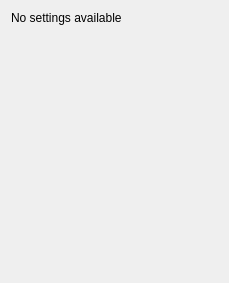
<?xml version="1.0" encoding="UTF-8"?>
<ui version="4.0">
 <class>RepresentationEmptySettings</class>
 <widget class="QWidget" name="RepresentationEmptySettings">
  <property name="geometry">
   <rect>
    <x>0</x>
    <y>0</y>
    <width>229</width>
    <height>283</height>
   </rect>
  </property>
  <property name="windowTitle">
   <string>Form</string>
  </property>
  <layout class="QVBoxLayout" name="verticalLayout">
   <item>
    <widget class="QLabel" name="label">
     <property name="text">
      <string>No settings available</string>
     </property>
    </widget>
   </item>
   <item>
    <spacer name="verticalSpacer">
     <property name="orientation">
      <enum>Qt::Vertical</enum>
     </property>
     <property name="sizeHint" stdset="0">
      <size>
       <width>20</width>
       <height>40</height>
      </size>
     </property>
    </spacer>
   </item>
  </layout>
 </widget>
 <resources/>
 <connections/>
</ui>
